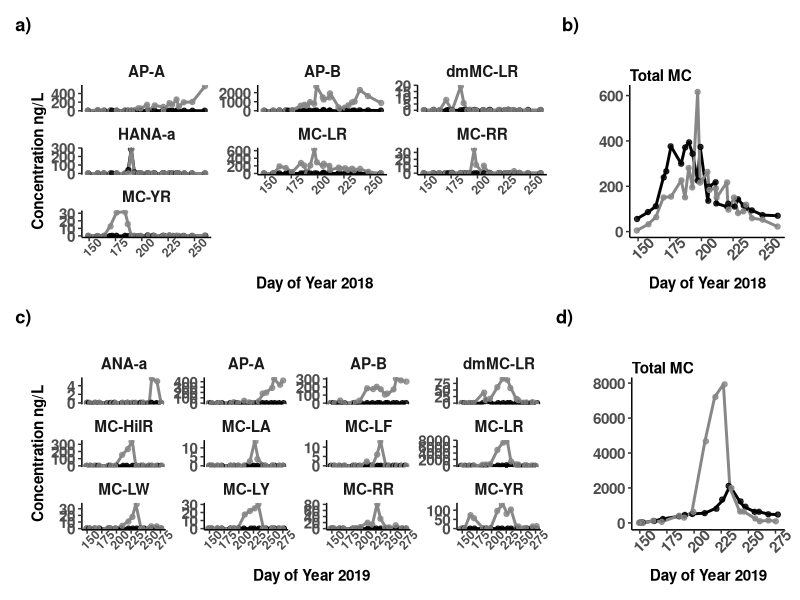

Generate this figure with R:
#Fig 5 - toxin figure

library(tidyverse)
library(lubridate)
library(here)
library(vegan)
library(ggrepel)
library(patchwork)

##Toxins 2019 #### 
## < LODs replaced with 0's

toxs_zeros <- read_csv(here("data/processed_data/", "Toxs2019_zerosLODs.csv"))

toxs_zeros <-toxs_zeros %>% filter(Depth_m == 0.8) %>%
               mutate(DOY = yday(Date))

toxs_zeros_2 <-toxs_zeros %>% select(DOY, everything(), -Date, -Depth_m, -MC_total) %>% 
              arrange(DOY)

toxs_long <- toxs_zeros_2 %>% pivot_longer(cols = c(3:14), 
                                         names_to = "Cyanotoxin", 
                                         values_to = "Conc")

tox_names <-as_labeller(c('ANA_a'= "ANA-a", 'AP_A' = "AP-A", 'AP_B'= "AP-B",
                          'dmMC_LR'= "dmMC-LR", 'MC_HiIR' = "MC-HiIR", 'MC_LA' = "MC-LA",
                          'MC_LF' = "MC-LF", 'MC_LR'= "MC-LR", 'MC_LW'= "MC-LW",
                          'MC_LY' = "MC-LY", 'MC_RR' = "MC-RR", 'MC_YR' = "MC-YR"))

all_tox <- ggplot(toxs_long, aes(DOY, Conc, colour = Sample_Type)) +
  geom_line(size = 1) + geom_point(position = "jitter", alpha = 0.8) + 
  scale_colour_manual(values = c("black", "#878787")) + 
  facet_wrap(~Cyanotoxin, scales = "free_y", labeller = tox_names) +
  xlab("Day of Year 2019") + ylab("Concentration ng/L") + 
  scale_x_continuous(breaks = c(150, 175, 200, 225, 250, 275))+
  theme_classic() +
  theme(legend.position = "none",
        axis.text.x = element_text(angle = 45, face = "bold"),
        axis.text.y = element_text(face = "bold", size = 11),
        axis.title = element_text(face = "bold", size = 11),
        strip.text = element_text(face = "bold", size = 11),
        strip.background = element_blank())

tot_MC <- ggplot(toxs_zeros, aes(x=DOY, y = MC_total, colour = Sample_Type)) +
  geom_line(size = 1) + geom_point(position = "jitter", alpha = 0.8) + 
  xlab("Day of Year 2019") + ylab("") + 
  scale_colour_manual(values = c("black", "#878787")) +
  scale_x_continuous(breaks = c(150, 175, 200, 225, 250, 275))+
  theme_classic() +
  ggtitle("Total MC")+
  theme(legend.position = "none",
        plot.title = element_text(vjust = -8, size = 11, face = "bold"),
        axis.text.x = element_text(angle = 45, face = "bold", size = 11),
        axis.text.y = element_text(face = "bold", size = 11),
        axis.title = element_text(face = "bold", size = 11))
  

tox_patch <- all_tox + tot_MC + plot_layout(widths = c(3,1)) + 
             plot_annotation(title = '2019')

## Toxins 2018 ####

toxs_018 <- read_csv(here("data/processed_data/", "Toxs2018_zerosLODs.csv"))

toxs_018 <-toxs_018 %>% filter(Depth_m == 0.8) %>%
  mutate(DOY = yday(Date))

toxs_018_2 <-toxs_018 %>% select(DOY, everything(), -Date, -Depth_m, -MC_total, -ANA_a,
                                 -MC_HtyR, -dmMC_RR, -MC_LW, -CYN, -MC_HiIR,
                                 -MC_LY) %>% arrange(DOY)

toxs_018_long <- toxs_018_2 %>% pivot_longer(cols = c(3:9), 
                                           names_to = "Cyanotoxin", 
                                           values_to = "Conc")

tox_names18 <-as_labeller(c('AP_A' = "AP-A", 'AP_B'= "AP-B",
                          'dmMC_LR'= "dmMC-LR",'MC_LR'= "MC-LR",
                          'MC_RR' = "MC-RR", 'MC_YR' = "MC-YR",
                          'HANA_a' = "HANA-a"))

all_tox_18 <- ggplot(toxs_018_long, aes(DOY, Conc, colour = Sample_Type)) +
  geom_line(size = 1) + geom_point(position = "jitter", alpha = 0.8) + 
  scale_colour_manual(values = c("black", "#878787")) + 
  facet_wrap(~Cyanotoxin, scales = "free_y", labeller = tox_names18) +
  xlab("Day of Year 2018") + ylab("Concentration ng/L") + 
  scale_x_continuous(breaks = c(150, 175, 200, 225, 250, 275))+
  theme_classic() +
  theme(legend.position = "none",
        axis.text.x = element_text(angle = 45, face = "bold"),
        axis.text.y = element_text(face = "bold", size = 11),
        axis.title = element_text(face = "bold", size = 11),
        strip.text = element_text(face = "bold", size = 11),
        strip.background = element_blank())

tot_MC_18 <- ggplot(toxs_018, aes(x=DOY, y = MC_total, colour = Sample_Type)) +
  geom_line(size = 1) + geom_point(position = "jitter", alpha = 0.8) + 
  scale_colour_manual(values = c("black", "#878787")) + 
  xlab("Day of Year 2018") + ylab("") + 
  scale_x_continuous(breaks = c(150, 175, 200, 225, 250, 275))+
  theme_classic() +
  ggtitle("Total MC")+
  theme(legend.position = "none",
        plot.title = element_text(vjust = -8, size = 11, face = "bold"),
        axis.text.x = element_text(angle = 45, face = "bold", size = 11),
        axis.text.y = element_text(face = "bold", size = 11),
        axis.title = element_text(face = "bold", size = 11))

tox_patch18 <- all_tox_18 + tot_MC_18 + plot_layout(widths = c(3,1)) +
  plot_annotation(title = '2018')

##multi-panel figure
tox_patch18/tox_patch + plot_annotation(tag_levels = 'a', tag_suffix = ')') & 
  theme(plot.tag = element_text(face = "bold")) 